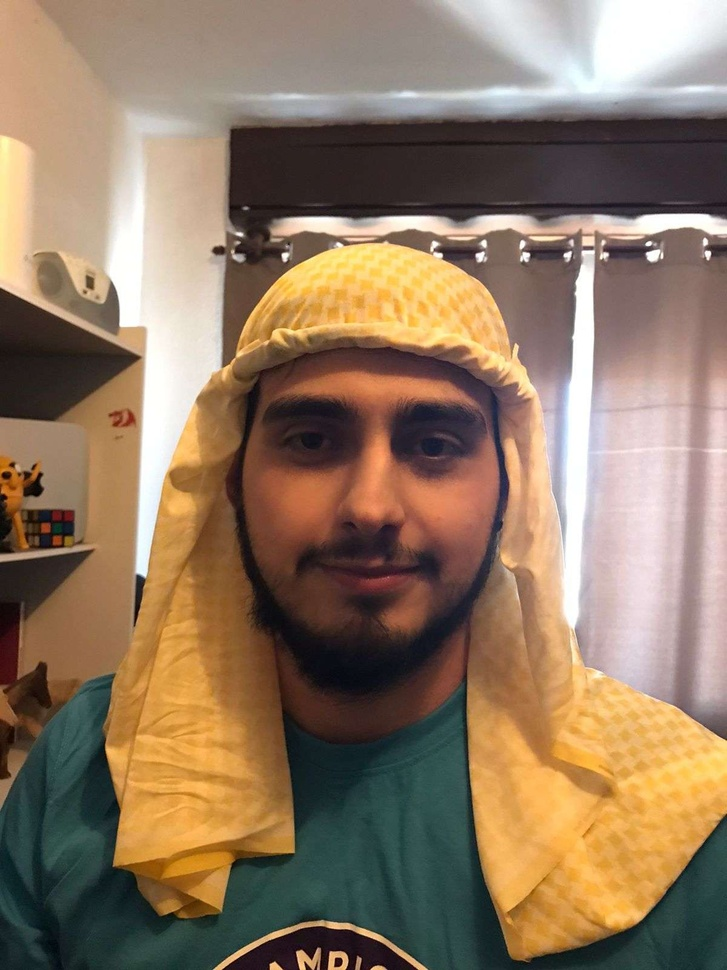
#> input picture ImproveImage/img01.jpg, 727 x 970 px, shrunk from 1200 x 1600 before the run
$ python bordas.py
#> lines starting #> are read from the running program, lines starting #| are printed output that depends on the picture
import cv2
import matplotlib.pyplot as plt

# Carregando a imagem colorida
imagem_rgb = cv2.imread('img01.jpg')
#> imagem_rgb is the input picture: shape (970, 727, 3); mean B, G, R 98, 120.7, 143.9

# Convertendo a imagem para escala de cinza
imagem_gray = cv2.cvtColor(imagem_rgb, cv2.COLOR_BGR2GRAY)
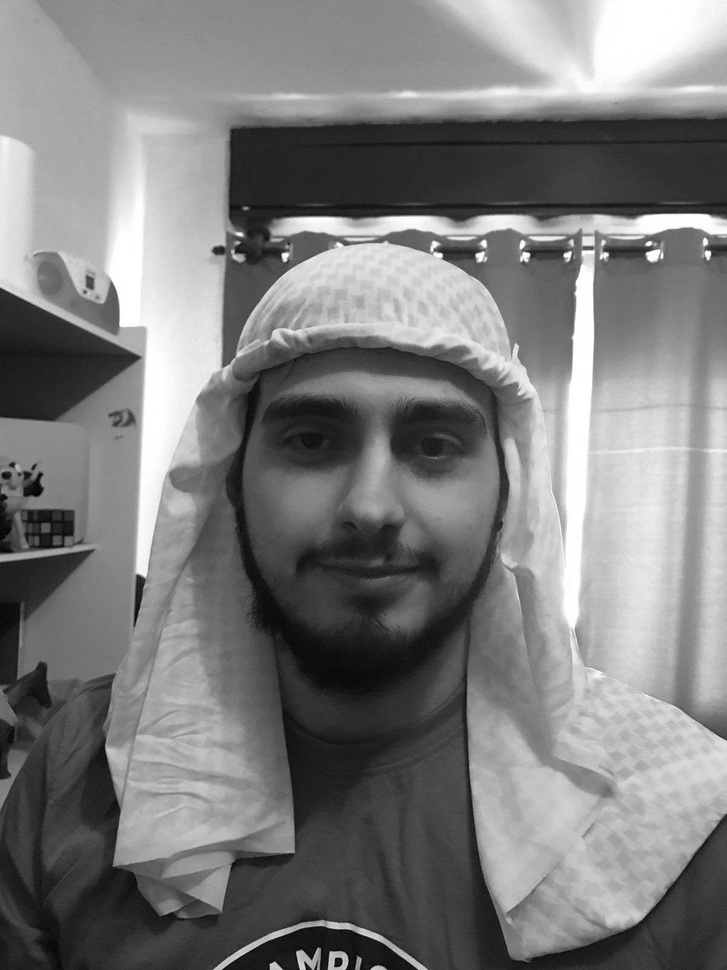
#> imagem_gray: shape (970, 727); min 2, max 255, mean 125.1

# Aplicando o filtro de Canny
bordas_canny = cv2.Canny(imagem_gray, 100, 200)  # Ajuste os valores de limiar conforme necessário
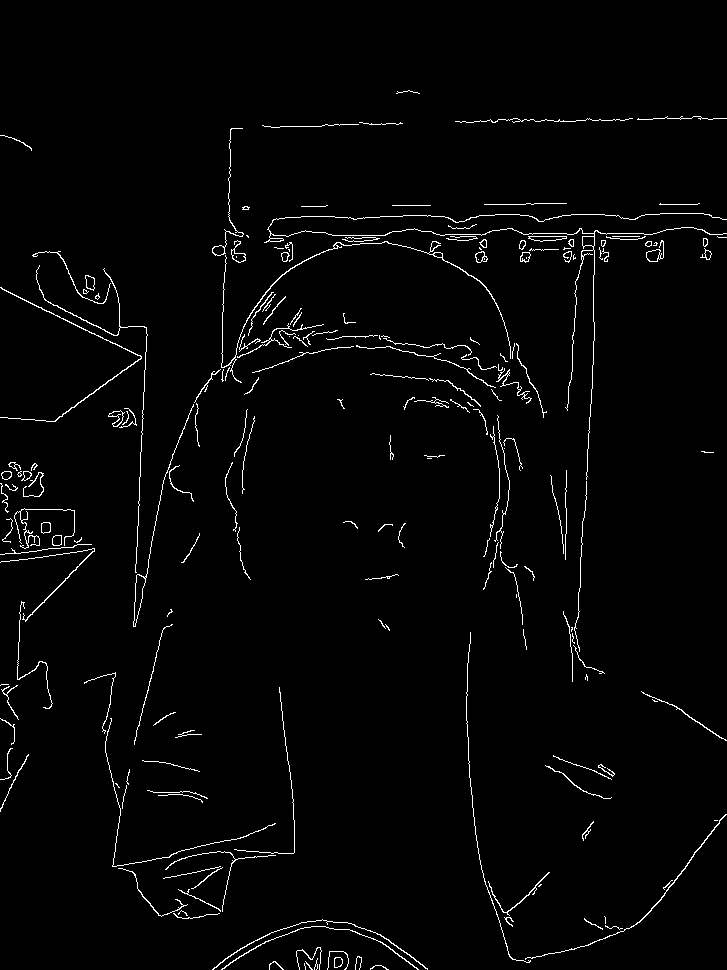
#> bordas_canny: shape (970, 727); 2.1% white in thin lines or dots

# Exibir as imagens
plt.figure(figsize=(12, 4))

plt.subplot(1, 3, 1)
plt.imshow(cv2.cvtColor(imagem_rgb, cv2.COLOR_BGR2RGB))
plt.title('Original (RGB)')

plt.subplot(1, 3, 2)
plt.imshow(imagem_gray, cmap='gray')
plt.title('Escala de Cinza')

plt.subplot(1, 3, 3)
plt.imshow(bordas_canny, cmap='gray')
plt.title('Detecção de Bordas (Canny)')

plt.show()
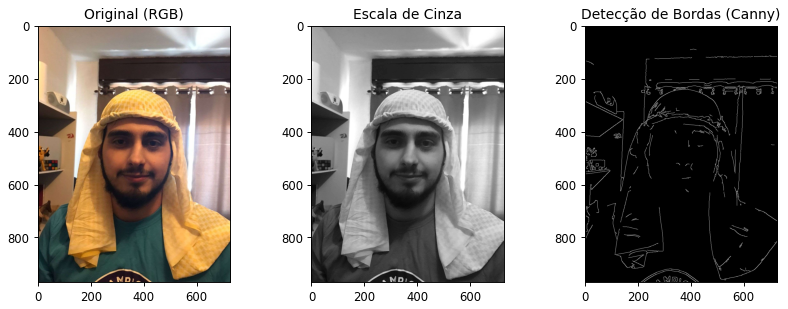
#> figure drawn by matplotlib, 3 panels

$ run again, with ImproveImage/img02.jpg copied over ImproveImage/img01.jpg
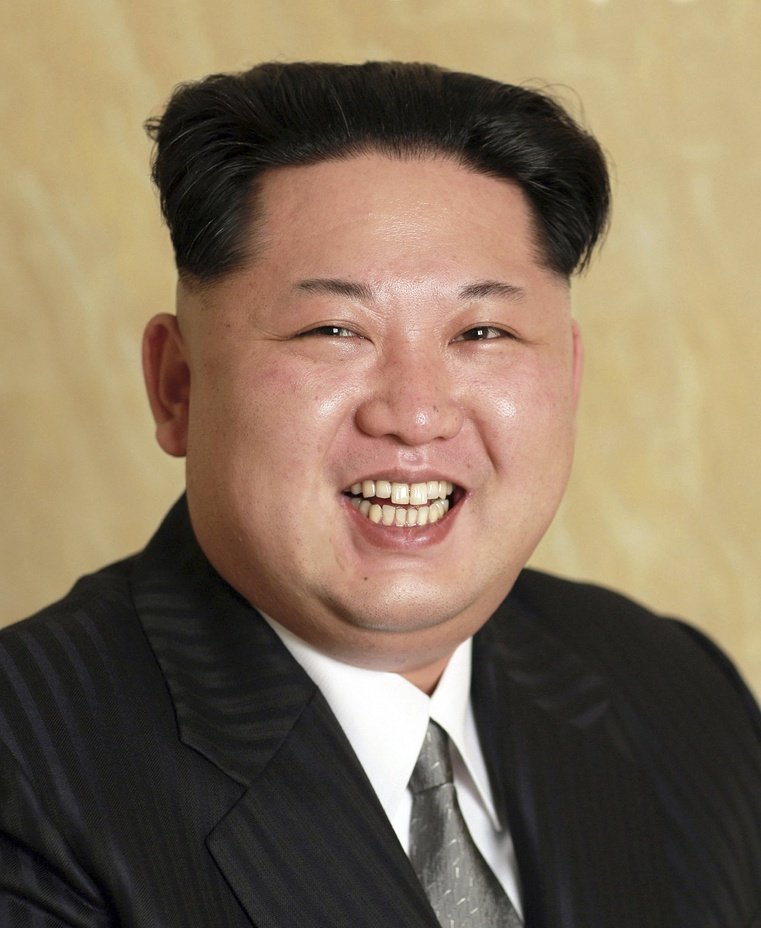
#> input picture ImproveImage/img02.jpg, 761 x 928 px, shrunk from 3312 x 4040 before the run
#> imagem_rgb is the input picture: shape (928, 761, 3); mean B, G, R 90.8, 112.8, 130.7
#> `bordas_canny = cv2.Canny(imagem_gray, 100, 200)`:
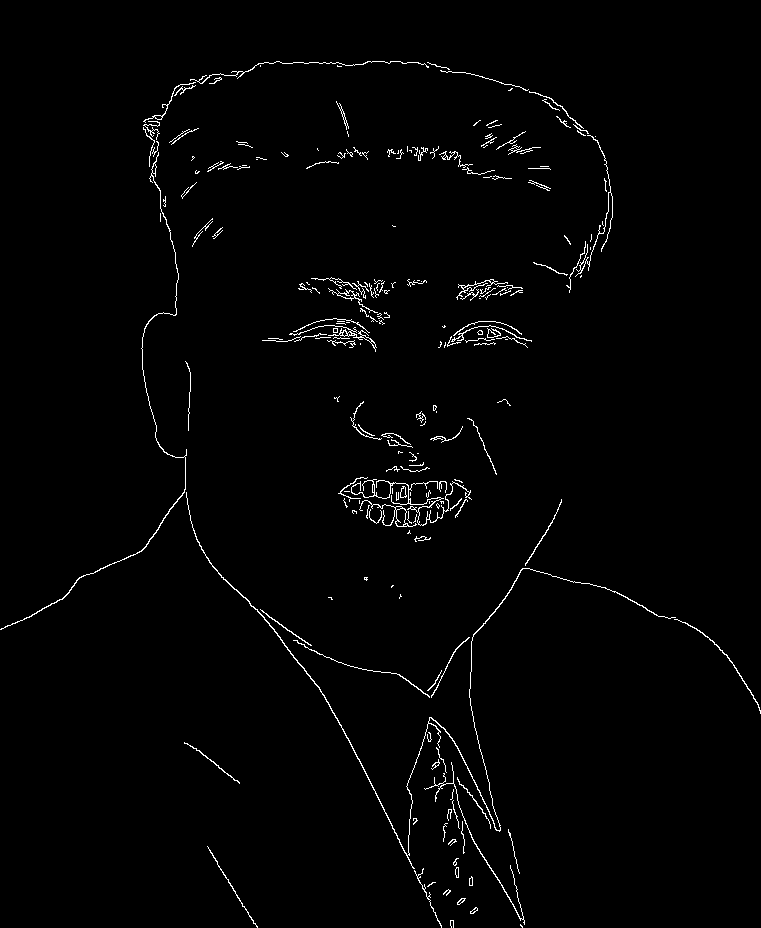
#> bordas_canny: shape (928, 761); 1.5% white in thin lines or dots
#> `plt.show()`:
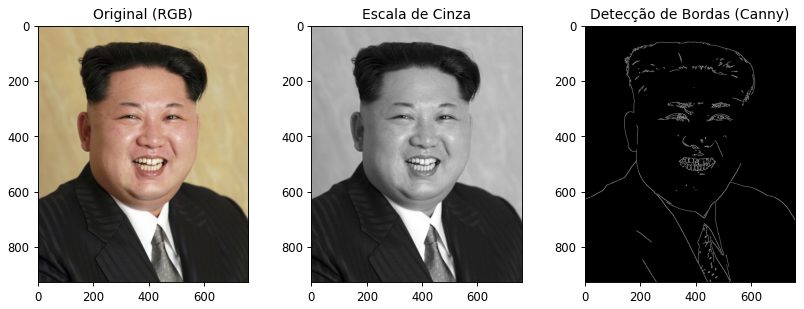
#> figure drawn by matplotlib, 3 panels

$ run again, with ImproveImage/img03.jpeg copied over ImproveImage/img01.jpg
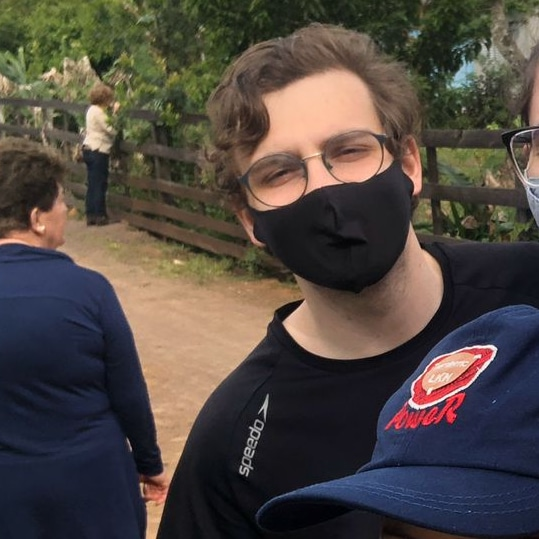
#> input picture ImproveImage/img03.jpeg, 539 x 539 px
#> imagem_rgb is the input picture: shape (539, 539, 3); mean B, G, R 65.5, 71.3, 79.6
#> `bordas_canny = cv2.Canny(imagem_gray, 100, 200)`:
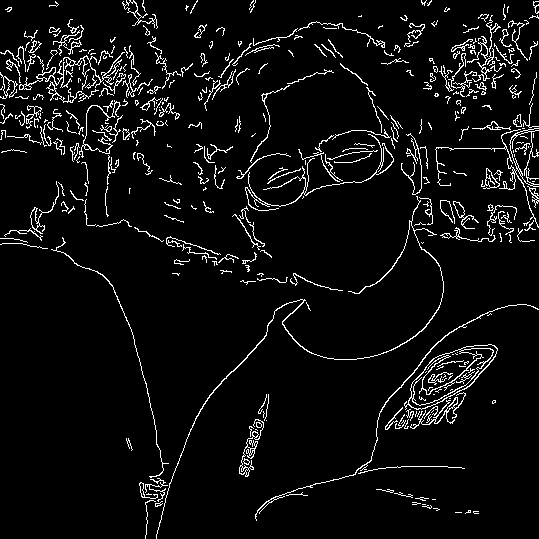
#> bordas_canny: shape (539, 539); 5.5% white in thin lines or dots
#> `plt.show()`:
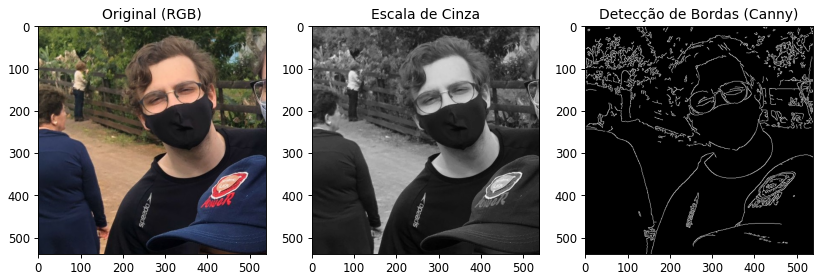
#> figure drawn by matplotlib, 3 panels
